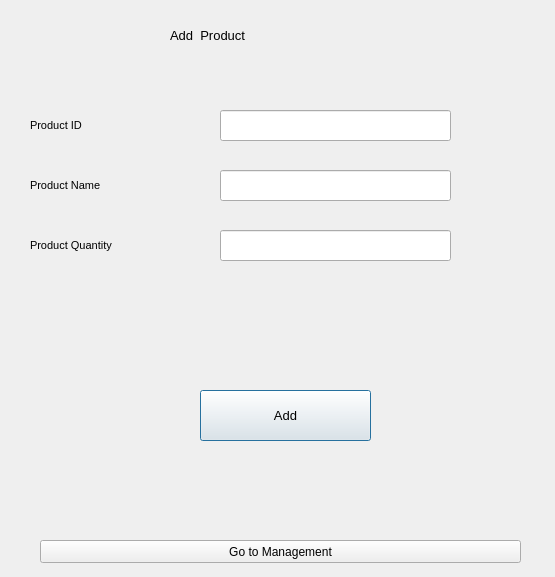
<?xml version="1.0" encoding="UTF-8"?>
<ui version="4.0">
 <class>Dialog</class>
 <widget class="QDialog" name="Dialog">
  <property name="geometry">
   <rect>
    <x>0</x>
    <y>0</y>
    <width>555</width>
    <height>577</height>
   </rect>
  </property>
  <property name="windowTitle">
   <string>Dialog</string>
  </property>
  <widget class="QLabel" name="label">
   <property name="geometry">
    <rect>
     <x>170</x>
     <y>20</y>
     <width>221</width>
     <height>31</height>
    </rect>
   </property>
   <property name="font">
    <font>
     <pointsize>10</pointsize>
    </font>
   </property>
   <property name="text">
    <string>Add  Product</string>
   </property>
  </widget>
  <widget class="QLabel" name="label_2">
   <property name="geometry">
    <rect>
     <x>30</x>
     <y>170</y>
     <width>161</width>
     <height>31</height>
    </rect>
   </property>
   <property name="font">
    <font>
     <pointsize>8</pointsize>
    </font>
   </property>
   <property name="text">
    <string>Product Name</string>
   </property>
  </widget>
  <widget class="QLineEdit" name="productName">
   <property name="geometry">
    <rect>
     <x>220</x>
     <y>170</y>
     <width>231</width>
     <height>31</height>
    </rect>
   </property>
  </widget>
  <widget class="QPushButton" name="commitAdd">
   <property name="geometry">
    <rect>
     <x>200</x>
     <y>390</y>
     <width>171</width>
     <height>51</height>
    </rect>
   </property>
   <property name="font">
    <font>
     <pointsize>10</pointsize>
    </font>
   </property>
   <property name="text">
    <string>Add</string>
   </property>
  </widget>
  <widget class="QLineEdit" name="productQuantity">
   <property name="geometry">
    <rect>
     <x>220</x>
     <y>230</y>
     <width>231</width>
     <height>31</height>
    </rect>
   </property>
  </widget>
  <widget class="QLabel" name="label_3">
   <property name="geometry">
    <rect>
     <x>30</x>
     <y>230</y>
     <width>181</width>
     <height>31</height>
    </rect>
   </property>
   <property name="font">
    <font>
     <pointsize>8</pointsize>
    </font>
   </property>
   <property name="text">
    <string>Product Quantity</string>
   </property>
  </widget>
  <widget class="QLabel" name="label_4">
   <property name="geometry">
    <rect>
     <x>30</x>
     <y>110</y>
     <width>161</width>
     <height>31</height>
    </rect>
   </property>
   <property name="font">
    <font>
     <pointsize>8</pointsize>
    </font>
   </property>
   <property name="text">
    <string>Product ID</string>
   </property>
  </widget>
  <widget class="QLineEdit" name="productIdToAdd">
   <property name="geometry">
    <rect>
     <x>220</x>
     <y>110</y>
     <width>231</width>
     <height>31</height>
    </rect>
   </property>
   <property name="text">
    <string/>
   </property>
  </widget>
  <widget class="QPushButton" name="gotomanagement">
   <property name="geometry">
    <rect>
     <x>40</x>
     <y>540</y>
     <width>481</width>
     <height>23</height>
    </rect>
   </property>
   <property name="text">
    <string>Go to Management</string>
   </property>
  </widget>
 </widget>
 <resources/>
 <connections/>
</ui>
